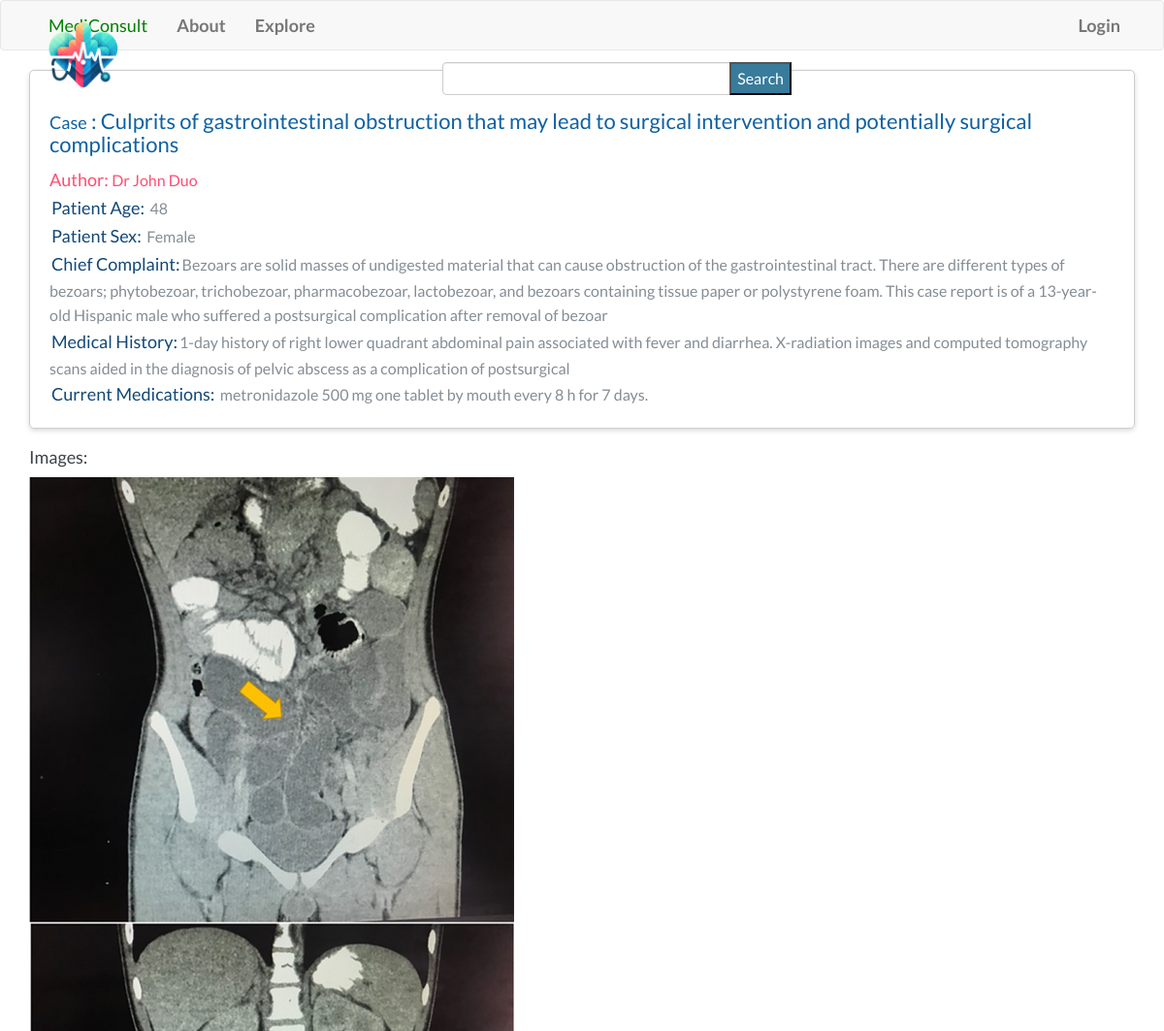
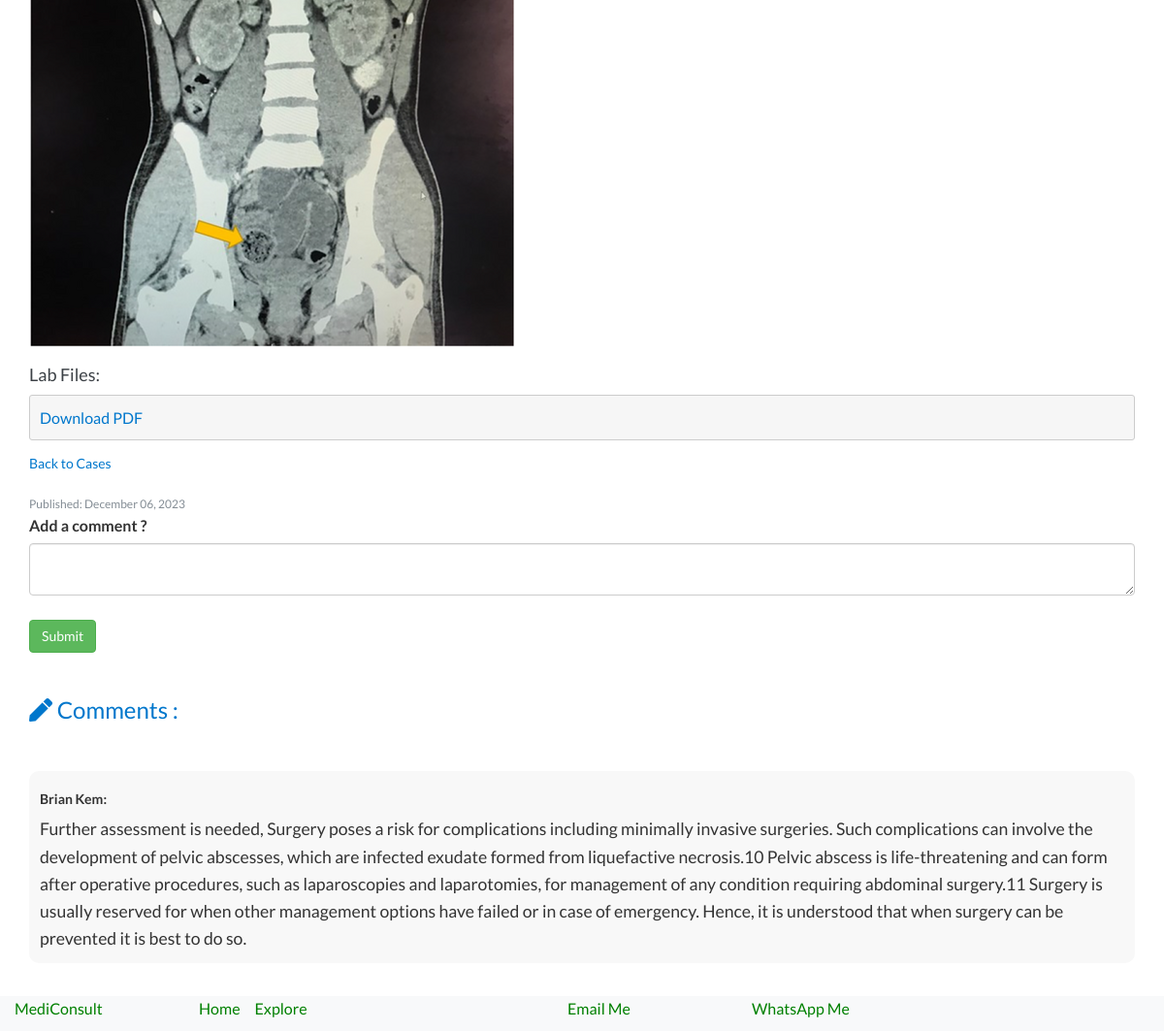
The app's page /show_case/2 with its own data (2 pictures, top to bottom).
### app/models.py (models this page shows, shortened)
class Case(db.Model):
    id = db.Column(db.Integer, primary_key=True)
    title = db.Column(db.String(140))
    question = db.Column(db.String(140))
    patient_age = db.Column(db.String(20))
    patient_sex = db.Column(db.String(10))
    chief_complaint = db.Column(db.Text)
    medical_history = db.Column(db.Text)
    current_medications = db.Column(db.Text)
    image_files = db.Column(db.String(255))  # Store file paths for images
    lab_files = db.Column(db.String(255))  # Store file paths for lab files
    timestamp = db.Column(db.DateTime, index=True, default=datetime.utcnow)
    user_id = db.Column(db.Integer, db.ForeignKey('user.id'))
    comments = db.relationship('Comment', backref='case', lazy='dynamic')
    def get_images(self):
        return self.image_files.split(',') if self.image_files else []
    def get_lab_files(self):
        return self.lab_files.split(",") if self.lab_files else []

class User(UserMixin,db.Model):
    id = db.Column(db.Integer, primary_key=True)
    username = db.Column(db.String(65), index=True, unique=True)
    email = db.Column(db.String(120), index=True, unique=True)
    password_hash = db.Column(db.String(128))
    bio = db.Column(db.String(200))
    medical_degree = db.Column(db.String(100))
    speciality = db.Column(db.String(100))
    licenses = db.Column(db.String(200))
    last_seen = db.Column(db.DateTime, default=datetime.utcnow)
    cases = db.relationship('Case', backref='author', lazy="dynamic")
    followed = db.relationship(
        'User',
        secondary=followers,
        primaryjoin=(followers.c.follower_id == id),
        secondaryjoin=(followers.c.followed_id == id),
        backref=db.backref('followers',lazy='dynamic'),
        lazy='dynamic'
    )
    comments= db.relationship('Comment', backref='author', lazy='dynamic')

class Comment(db.Model):
    id = db.Column(db.Integer, primary_key=True)
    text = db.Column(db.Text)
    timestamp = db.Column(db.DateTime, index=True, default=datetime.utcnow)
    user_id = db.Column(db.Integer, db.ForeignKey('user.id'))
    case_id = db.Column(db.Integer, db.ForeignKey('case.id'))

### app/routes.py (the view, shortened to what this page needs)
@app.route("/show_case/<case_id>", methods=['GET', 'POST'])
def show_case(case_id):
    case = Case.query.get_or_404(case_id)
    comments = case.comments.order_by(Comment.timestamp.desc())
    form = CommentForm()
    if case:
        comments = case.comments.order_by(Comment.timestamp.desc())
        return render_template('show_case.html', title=case.title, case=case, form=form, comments=comments)

### forms.py
class SearchForm(FlaskForm):
    query = StringField('Query', validators=[DataRequired()])
    submit = SubmitField('Search')

class CommentForm(FlaskForm):
    text = TextAreaField('Leave a comment', validators=[DataRequired()])
    submit = SubmitField('Submit')

### app/routes.py (called while the page is built)
@app.before_request
def before_request():
    g.search_form = SearchForm()
    if current_user.is_authenticated:
        current_user.last_seen = datetime.utcnow()
        db.session.commit()

@app.context_processor
def inject_search_form():
    return {'search_form': SearchForm()}

### app/templates/show_case.html (shortened to what this page needs)
{% extends "base.html" %}
{% import 'bootstrap/wtf.html' as wtf %}
{% block head %}
    {{ super() }}
    <link rel="stylesheet" href="{{ url_for('static', filename='css/show_case.css') }}">
{% endblock %}
{% block app_content %}
<div class="case-card">
  <h1 class="case-title"><span>Case</span> : {{ case.title }}</h1>
  <p class="case-author" style="color:#FF4D71;"><span>Author: </span>{{ case.author.username }}</p>
  <p class="case-detail""><span style="color:#124877;padding:2px;">Patient Age: </span>{{ case.patient_age }}</p>
  <p class="case-detail""><span style="color:#124877;padding:2px;">Patient Sex: </span>{{ case.patient_sex }}</p>
  <p class="case-detail""><span style="color:#124877;padding:2px;">Chief Complaint:</span>{{ case.chief_complaint }}</p>
  <p class="case-detail""><span style="color:#124877;padding:2px;">Medical History:</span>{{ case.medical_history }}</p>
  <p class="case-detail""><span style="color:#124877;padding:2px;">Current Medications: </span>{{ case.current_medications }}</p>
</div>
{% if case.get_images() %}
  <h2 class="case-subtitle">Images:</h2>
  <ul class="case-images">
    {% for image_path in case.get_images() %}
      <li>
        <img class="case-image" src="{{ url_for('static', filename=image_path) }}" alt="Image">
      </li>
    {% endfor %}
  </ul>
{% endif %}
{% if case.get_lab_files() %}
  <h2 class="case-subtitle">Lab Files:</h2>
  <ul class="case-files">
    {% for lab_file_path in case.get_lab_files() %}
      <li>
        <a class="case-file-link" href="{{ url_for('static', filename=lab_file_path) }}" >Download PDF</a>
      </li>
    {% endfor %}
  </ul>
{% endif %}
<p><a class="case-back-link" href="{{ url_for('explore') }}">Back to Cases</a></p>
<p class="case-date">Published: {{ case.timestamp.strftime('%B %d, %Y') }}</p>
<div class="comment_form">
  <form action="{{ url_for('show_case', case_id=case.id) }}" method="post">
    <label for="comments">Add a comment ?</label>
    {{ form.text(class="form-control") }}
    <br>
    <button type="submit" class="btn btn-success">Submit</button>
  </form>
</div>
<h3 style="color:#07c; "><i class="fas fa-pen"></i> Comments :</h3>
{% for comment in comments %}
<div class="card comments">
  <div class="card-body">
    <h5 class="card-title">
        <strong>{{ comment.author.username }}:</strong>
    </h5>
        <p class="card-text">{{ comment.text }}</p>
  </div>
</div>{% endfor %}
{% endblock %}

### app/static/css/base.css (style rules this page uses)
body, ul, li, p { margin: 0; padding: 0; }
body { margin: 0 !important; padding: 0; font-family: 'Lato', sans-serif; line-height: 1.6; font-size: 16px; min-height: 100vh; overflow-x: hidden; padding-bottom: 60px; }
a { text-decoration: none; }
.card { border: 1px solid transparent; border-radius: 10px; padding: 4px 22px; font-size: 1.1em; height: 20%; min-height: 212px; flex: 1 0 auto; }
li { list-style-type: none; }
#search_submit { position: absolute; top: 0; right: 0; background-color: #387B9A; height: 100%; color: white; }

### app/static/css/show_case.css (style rules this page uses)
.case-card { border: 1px solid #ccc; border-radius: 5px; padding: 20px; margin-bottom: 20px; box-shadow: 0 2px 5px rgba(0, 0, 0, 0.15); }
.case-card span { font-size: 18px; }
.case-title { font-size: 22px; color: #0f61a2; margin-bottom: 10px; }
.case-author, .case-detail { font-size: 16px; color: #848d95; }
.case-subtitle { font-size: 18px; color: #3c4146; margin-top: 20px; }
.case-files { list-style: none; padding: 0; }
.case-file-link { display: block; background-color: #f6f6f6; border: 1px solid #ccc; padding: 10px; color: #07c; text-decoration: none; margin-bottom: 10px; border-radius: 3px; }
.case-date { font-size: 12px; color: #848d95; margin-top: 20px; }
.case-back-link { color: #07c; text-decoration: none; font-size: 14px; }
.comments { background-color: #F8F8F8; margin-top: 5rem; min-height: 15px; padding: 10px; margin-bottom: 10px; }

### records on screen
Case: title "Culprits of gastrointestinal obstruction that may lead to surgical intervention and potentially surgical complications", patient_age "48", patient_sex "Female", chief_complaint "Bezoars are solid masses of undigested material that can cause obstruction of the gastrointestinal tract. There are different types of bezoars; phytobezoar, trichobezoar, pharmacobezoar, lactobezoar, and bezoars containing tissue paper or polystyrene foam. This case report is of a 13-year-old Hispanic male who suffered a postsurgical complication after removal of bezoar", medical_history "1-day history of right lower quadrant abdominal pain associated with fever and diarrhea. X-radiation images and computed tomography scans aided in the diagnosis of pelvic abscess as a complication of postsurgical", current_medications "metronidazole 500 mg one tablet by mouth every 8 h for 7 days.", timestamp "December 06, 2023"
User: author.username "Dr John Duo"
Comment: author.username "Brian Kem", text "Further assessment is needed, Surgery poses a risk for complications including minimally invasive surgeries. Such complications can involve the development of pelvic abscesses, which are infected exudate formed from liquefactive necrosis.10 Pelvic abscess is life-threatening and can form after operative procedures, such as laparoscopies and laparotomies, for management of any condition requiring abdominal surgery.11 Surgery is usually reserved for when other management options have failed or in case of emergency. Hence, it is understood that when surgery can be prevented it is best to do so."
